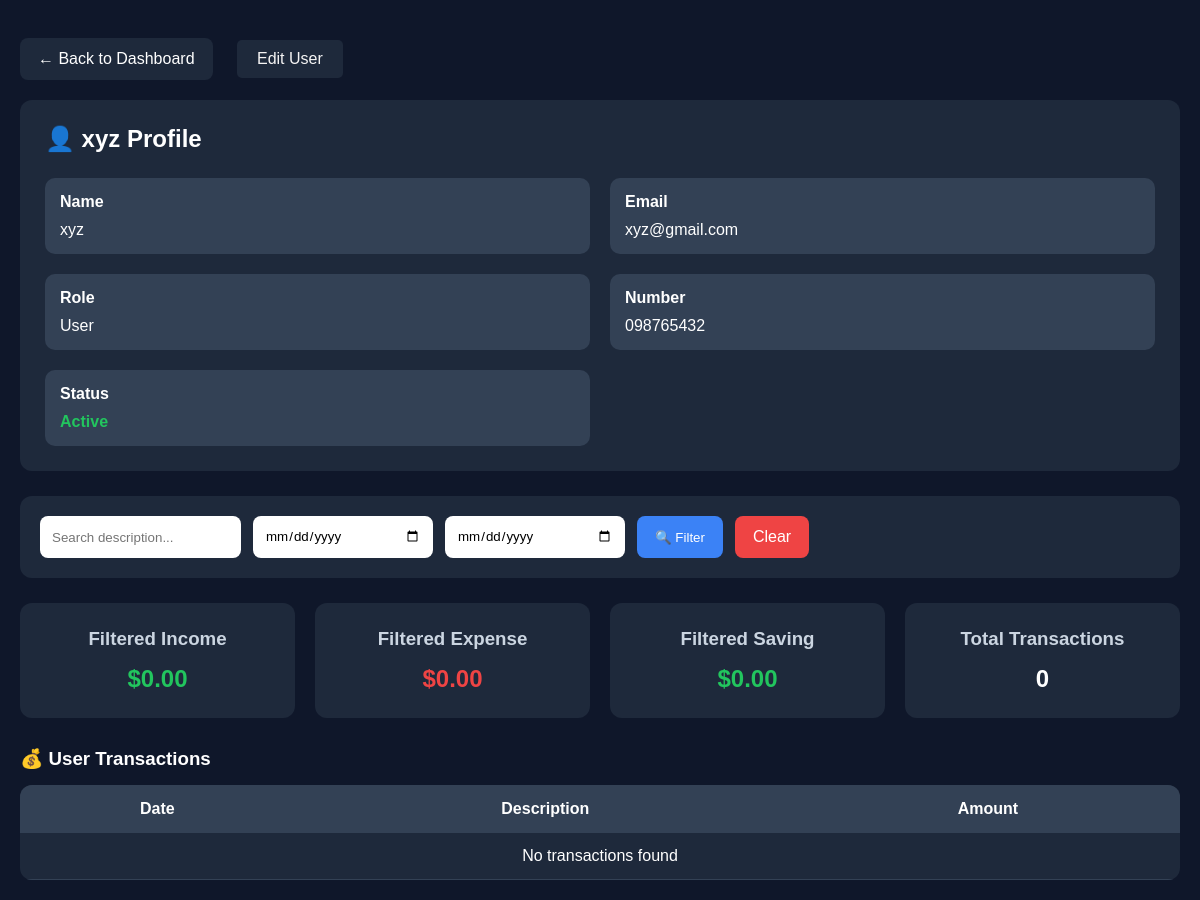
Screenshot of /user_profile.php?id=23 (signed in) with the database file from the repository.
### tables this page shows
CREATE TABLE `users` (
  `user_id` int(11) NOT NULL,
  `name` varchar(255) DEFAULT NULL,
  `email` varchar(255) NOT NULL,
  `phone` varchar(255) DEFAULT NULL,
  `password` varchar(255) DEFAULT NULL,
  `created_at` timestamp NULL DEFAULT current_timestamp(),
  `updated` timestamp NULL DEFAULT current_timestamp() ON UPDATE current_timestamp(),
  `is_active` tinyint(1) DEFAULT 1,
  `role` enum('admin','user') DEFAULT 'user'
);

### user_profile.php (the view, shortened to what this page needs)
<?php
require_once 'config.php';
$id = (int) $_GET['id'];
$search = trim($_GET['search'] ?? '');
$from_date = $_GET['from_date'] ?? '';
$to_date = $_GET['to_date'] ?? '';
$stmt = $conn->prepare("
    SELECT *
    FROM users
    WHERE user_id = ?
");
$stmt->execute([$id]);
$user = $stmt->fetch(PDO::FETCH_ASSOC);
$query = "
    SELECT *
    FROM transactions
    WHERE user_id = ?
";
$params = [$id];
$query .= "
    ORDER BY transaction_date DESC
";
$transactions = $conn->prepare($query);
$transactions->execute($params);
$data = $transactions->fetchAll(PDO::FETCH_ASSOC);
$filteredIncome = 0;
$filteredExpense = 0;
$filteredTransactions = count($data);
$filteredSaving = $filteredIncome - $filteredExpense;
?>
<!DOCTYPE html>
<html lang="en">
<head>
    <link rel="stylesheet" href="user_profile.css">
</head>
<body>
<a href="admin_dashboard.php" class="back-btn">
    ← Back to Dashboard
</a>
<a href="edit_user.php?id=<?= $id ?>" class="back-btn"
 style="padding: 10px 20px;
  background:#1e293b;
  color: #f5f4f4;
  text-decoration: none;
   border-radius: 5px;
   margin: 20px;
   display: inline-block;">
    Edit User
</a>
<div class="profile-box">
    <h2>
        👤 <?= htmlspecialchars($user['name']) ?> Profile
    </h2>
    <div class="profile-grid">
        <div class="profile-item">
            <strong>Name</strong>
            <span>
                <?= htmlspecialchars($user['name']) ?>
            </span>
        </div>
        <div class="profile-item">
            <strong>Email</strong>
            <span>
                <?= htmlspecialchars($user['email']) ?>
            </span>
        </div>
        <div class="profile-item">
            <strong>Role</strong>
            <span>
                <?= ucfirst(htmlspecialchars($user['role'])) ?>
            </span>
        </div>
        <div class="profile-item">
            <strong>Number</strong>
            <span>
                <?php echo htmlspecialchars($user['phone']) ?>
            </span>
        </div>
        <div class="profile-item">
            <strong>Status</strong>
            <?php if($user['is_active']): ?>
                <span class="status-active">
                    Active
                </span>
            <?php else: ?>
                <span class="status-blocked">
                    Blocked
                </span>
            <?php endif; ?>
        </div>
    </div>
</div>
<div class="filter-box">
    <form method="GET" class="filter-form">
        <input
            type="text"
            name="search"
            placeholder="Search description..."
            value="<?= htmlspecialchars($search) ?>"
        >
        <input
            type="date"
            name="from_date"
            value="<?= htmlspecialchars($from_date) ?>"
        >
        <input
            type="date"
            name="to_date"
            value="<?= htmlspecialchars($to_date) ?>"
        >
        <button type="submit">
            🔍 Filter
        </button>
        <a
            href="user_profile.php?id=<?= $id ?>"
            class="clear-btn"
        >
            Clear
        </a>
    </form>
</div>
<div class="cards">
    <div class="card">
        <h3>Filtered Income</h3>
        <p class="income-text">
            $<?= number_format($filteredIncome, 2) ?>
        </p>
    </div>
    <div class="card">
        <h3>Filtered Expense</h3>
        <p class="expense-text">
            $<?= number_format($filteredExpense, 2) ?>
        </p>
    </div>
    <div class="card">
        <h3>Filtered Saving</h3>
        <p class="<?= $filteredSaving >= 0 ? 'income-text' : 'expense-text' ?>">
            $<?= number_format($filteredSaving, 2) ?>
        </p>
    </div>
    <div class="card">
        <h3>Total Transactions</h3>
        <p>
            <?= $filteredTransactions ?>
        </p>
    </div>
</div>
<h3 class="table-title">
    💰 User Transactions
</h3>
<div class="table-wrapper">
<table>
    <tr>
        <th>Date</th>
        <th>Description</th>
        <th>Amount</th>
    </tr>
    <?php if(count($data) > 0): ?>
        <?php foreach($data as $t): ?>
        <tr>
            <td>
                <?= htmlspecialchars($t['transaction_date']) ?>
            </td>
            <td>
                <?= htmlspecialchars($t['description']) ?>
            </td>
            <td class="<?= $t['amount'] >= 0 ? 'income-text' : 'expense-text' ?>">
                $<?= number_format($t['amount'],2) ?>
            </td>
        </tr>
        <?php endforeach; ?>
    <?php else: ?>
        <tr>
            <td colspan="3">
                No transactions found
            </td>
        </tr>
    <?php endif; ?>
</table>
</div>
</body>
</html>

### user_profile.css (style rules this page uses)
* { margin:0; padding:0; box-sizing:border-box; font-family:Arial, sans-serif; }
body { background:#0f172a; color:white; padding:20px; }
.back-btn { display:inline-block; padding:12px 18px; background:#1e293b; color:white; text-decoration:none; border-radius:8px; margin-bottom:20px; }
.profile-box { background:#1e293b; padding:25px; border-radius:12px; margin-bottom:25px; }
.profile-box h2 { margin-bottom:25px; }
.profile-grid { display:grid; grid-template-columns:repeat(2,1fr); gap:20px; }
.profile-item { background:#334155; padding:15px; border-radius:10px; }
.profile-item strong { display:block; margin-bottom:10px; }
.status-active { color:#22c55e; font-weight:bold; }
.filter-box { background:#1e293b; padding:20px; border-radius:12px; margin-bottom:25px; }
.filter-form { display:flex; gap:12px; flex-wrap:wrap; }
.filter-form input { padding:12px; border:none; border-radius:8px; min-width:180px; }
.filter-form button { padding:12px 18px; background:#3b82f6; color:white; border:none; border-radius:8px; cursor:pointer; }
.clear-btn { padding:12px 18px; background:#ef4444; color:white; text-decoration:none; border-radius:8px; }
.cards { display:grid; grid-template-columns:repeat(4,1fr); gap:20px; margin-bottom:30px; }
.card { background:#1e293b; padding:25px; border-radius:12px; text-align:center; }
.card h3 { margin-bottom:15px; color:#cbd5e1; }
.card p { font-size:24px; font-weight:bold; }
.income-text { color:#22c55e; font-weight:bold; }
.expense-text { color:#ef4444; font-weight:bold; }
.table-title { margin-bottom:15px; }
.table-wrapper { overflow-x:auto; }
table { width:100%; border-collapse:collapse; background:#1e293b; border-radius:12px; overflow:hidden; }
th { background:#334155; padding:15px; text-align:center; }
td { padding:14px; text-align:center; border-bottom:1px solid #334155; }

### rows the page displays
users: name "xyz", email "xyz@gmail.com", role "User", phone "098765432"

### other values shown
$filteredIncome "0.00"
$filteredExpense "0.00"
$filteredSaving "0.00"
$filteredTransactions "0"
